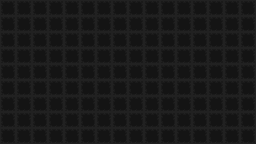

Tiled map render using the project's own tile images. Description and the whole map definition, tile-layer contents included, below:
An orthogonal 16x9 tile map with 16x16 px tiles, 1 tile layer (Tile Layer 1).

<map version="1.10" tiledversion="1.11.0" orientation="orthogonal" renderorder="right-down" width="16" height="9" tilewidth="16" tileheight="16" infinite="0" nextlayerid="2" nextobjectid="1">
  <tileset firstgid="1" source="bg.tsx" />
  <layer id="1" name="Tile Layer 1" width="16" height="9">
    <data encoding="csv">
1,1,1,1,1,1,1,1,1,1,1,1,1,1,1,1,
1,1,1,1,1,1,1,1,1,1,1,1,1,1,1,1,
1,1,1,1,1,1,1,1,1,1,1,1,1,1,1,1,
1,1,1,1,1,1,1,1,1,1,1,1,1,1,1,1,
1,1,1,1,1,1,1,1,1,1,1,1,1,1,1,1,
1,1,1,1,1,1,1,1,1,1,1,1,1,1,1,1,
1,1,1,1,1,1,1,1,1,1,1,1,1,1,1,1,
1,1,1,1,1,1,1,1,1,1,1,1,1,1,1,1,
1,1,1,1,1,1,1,1,1,1,1,1,1,1,1,1
    </data>
  </layer>
</map>
